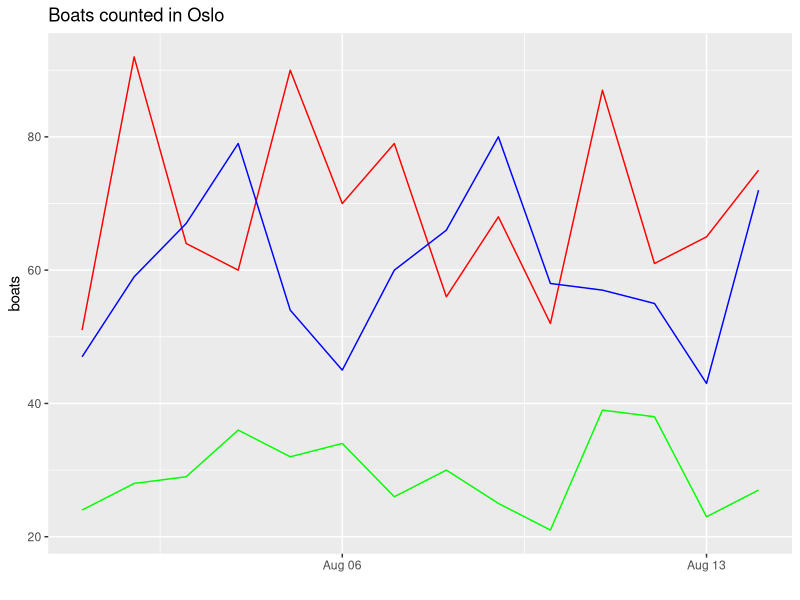
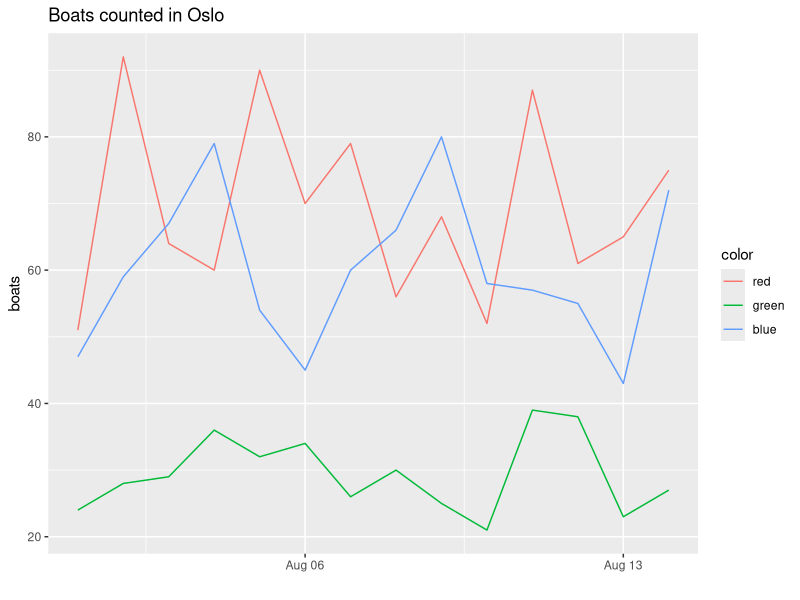

Recreate these plots in R, in order.
rm(list=ls())

library(data.table)
library(ggplot2)

set.seed(5)

######################################################################
# First snippet: CREATE DATA #########################################
######################################################################

date <- seq.Date(as.Date('2001-08-01'),as.Date('2001-08-14'),by='day')
dayname <- weekdays(date)

red <- sample(50:100,14)
green <- sample(20:40,14)
blue <- sample(40:80,14)

boats <- data.table(date, dayname, red, green, blue)

######################################################################
# Second snippet: MELT DATA ##########################################
######################################################################

tidy_boats <- melt(boats,id.vars=c('date','dayname'),measure.vars=c('red','green','blue'),variable.name='color',value.name='count')

######################################################################
# Third snippet: PLOT SLOPPY DATA ####################################
######################################################################

ggplot(boats,aes(x=date)) +
  geom_line(aes(y=red),color='red') +
  geom_line(aes(y=green),color='green') +
  geom_line(aes(y=blue),color='blue') +
  labs(x='',y='boats',title='Boats counted in Oslo')

ggplot(tidy_boats,aes(x=date,y=count,col=color,group=color)) +
  geom_line() +
  labs(x='',y='boats',title='Boats counted in Oslo')

